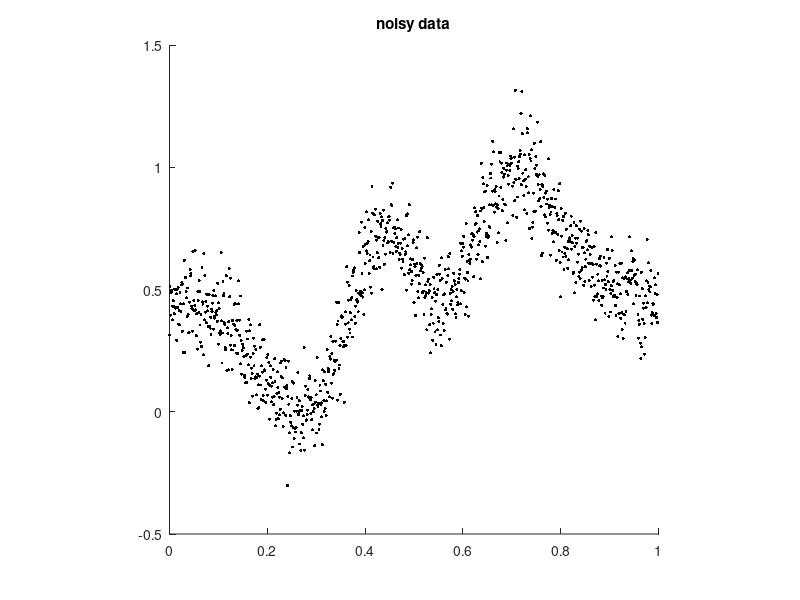

Source code (MATLAB): (Note: this script raises an error after producing the figure.)
%
% this script minimizes the cv score for an equispaced example on the one-
% dimensional torus
%
%% initialization

rng('default');                      % reset random generator

fun    = @(x) peaks(6*x-3,0);        % example function
M      = 2^10;                       % number of nodes
nodes  = (0:M-1)'/M;                 % nodes in space domain
f      = fun(nodes);                 % function values
f = f-min(f); f = f/max(f);          % normalize function

f_e    = f+0.1*randn(size(f));       % noisy function values
s      = 3;                          % weights in frequency domain


%% plot noisy data

scatter(nodes,real(f_e),5,'k','filled'); hold on;
axis square;
title('noisy data');
drawnow();


%% main computations

fcv = FCV_equispaced(1,f_e,s);
lambda_min = fcv.minimize();

% calculate reconstruction
res = fcv.compute(lambda_min);


%% plot reconstruction

plot(nodes,real(res.f_r)); hold off;
title('noisy data and reconstruction');
